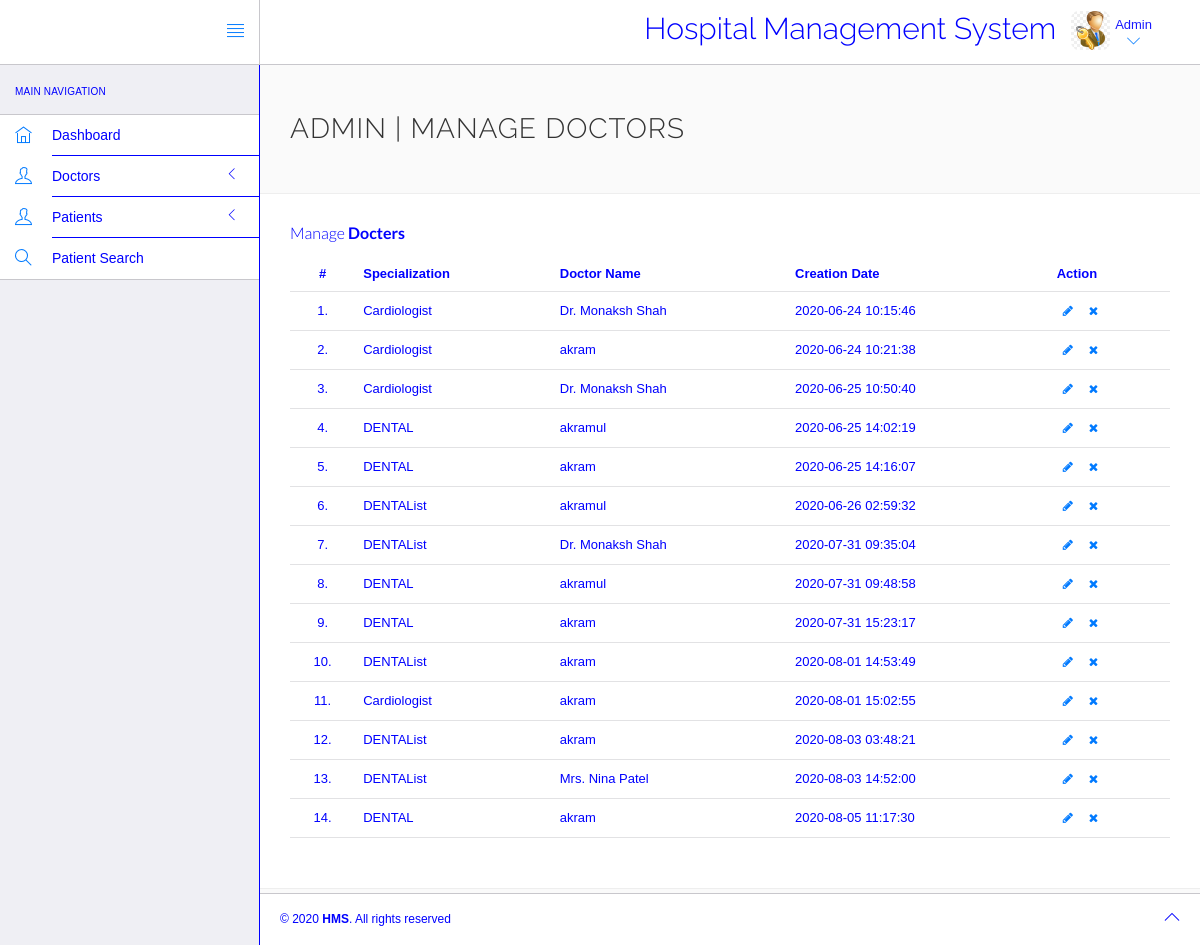
Page /login/admin/manage-doctors.php (signed in) on the earlier database version.
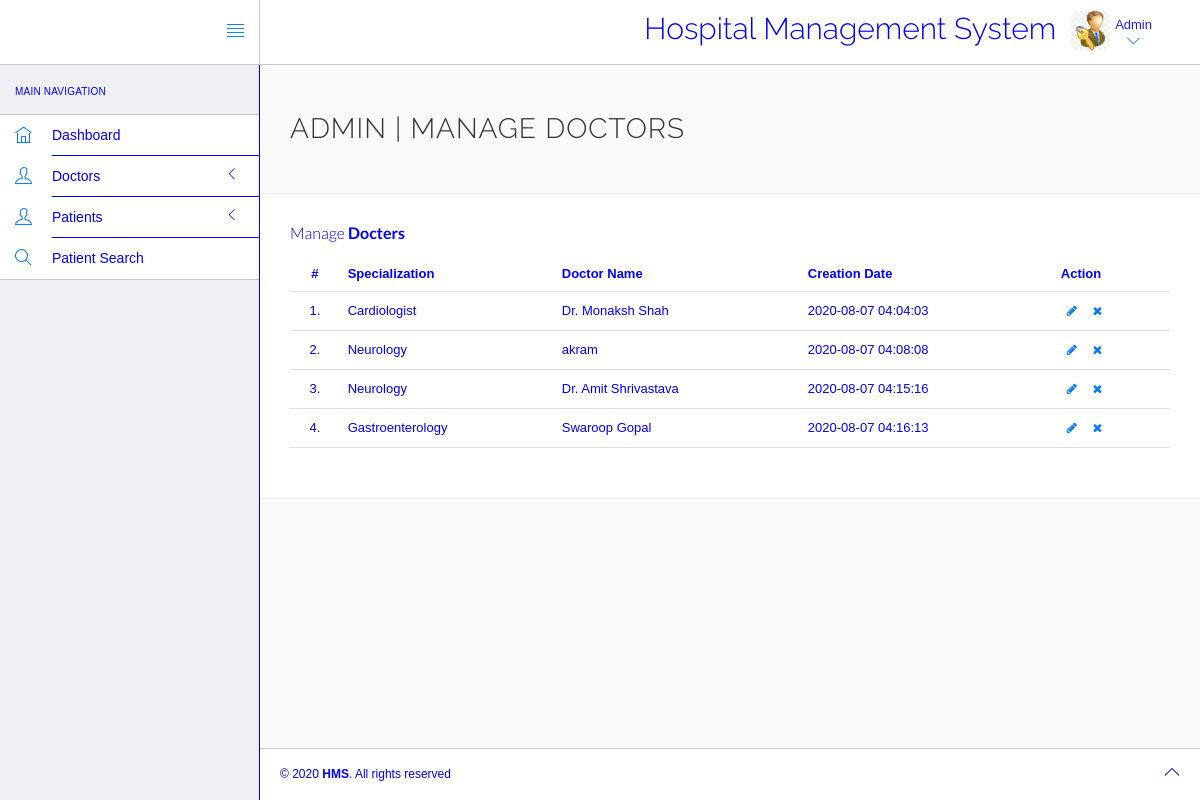
Same page on the later database version.
### tables this page shows
CREATE TABLE `doctors` (
  `id` int(10) NOT NULL,
  `specilization` varchar(20) DEFAULT NULL,
  `doctorName` varchar(20) DEFAULT NULL,
  `address` longtext DEFAULT NULL,
  `docFees` varchar(20) DEFAULT NULL,
  `contactno` bigint(11) DEFAULT NULL,
  `docEmail` varchar(25) DEFAULT NULL,
  `password` varchar(50) DEFAULT NULL,
  `creationDate` timestamp NULL DEFAULT current_timestamp(),
  `updationDate` timestamp NULL DEFAULT NULL ON UPDATE current_timestamp()
);

### login/admin/manage-doctors.php (the view, shortened to what the changed rows need)
<?php
include('include/config.php');
?>
<!DOCTYPE html>
<html lang="en">
	<head>
			<link rel="stylesheet" href="vendor/bootstrap/css/bootstrap.min.css">
		<link rel="stylesheet" href="vendor/fontawesome/css/font-awesome.min.css">
		<link rel="stylesheet" href="vendor/themify-icons/themify-icons.min.css">
		<link rel="stylesheet" href="assets/css/styles.css">
		<link rel="stylesheet" href="assets/css/plugins.css">
		<link rel="stylesheet" href="assets/css/themes/theme-1.css" id="skin_color" />
	</head>
	<body>
		<div id="app">
			<div class="app-content">
<header class="navbar navbar-default navbar-static-top">
					<div class="navbar-collapse collapse">
						<ul class="nav navbar-right">
								<li  style="padding-top:2% ">
								<h2>Hospital Management System</h2>
							</li>
						</ul>
					</div>
				</header>
				<div class="main-content" >
					<div class="wrap-content container" id="container">
						<section id="page-title">
							<div class="row">
								<div class="col-sm-8">
									<h1 class="mainTitle">Admin | Manage Doctors</h1>
																	</div>
							</div>
						</section>
						<div class="container-fluid container-fullw bg-white">
									<div class="row">
								<div class="col-md-12">
									<table class="table table-hover" id="sample-table-1">
										<thead>
											<tr>
												<th class="center">#</th>
												<th>Specialization</th>
												<th class="hidden-xs">Doctor Name</th>
												<th>Creation Date </th>
												<th>Action</th>
											</tr>
										</thead>
										<tbody>
<?php
$sql=mysqli_query($con,"select * from doctors");
$cnt=1;
while($row=mysqli_fetch_array($sql))
{
?>
											<tr>
												<td class="center"><?php echo $cnt;?>.</td>
												<td class="hidden-xs"><?php echo $row['specilization'];?></td>
												<td><?php echo $row['doctorName'];?></td>
												<td><?php echo $row['creationDate'];?>
												</td>
												<td >
												<div class="visible-md visible-lg hidden-sm hidden-xs">
							<a href="edit-doctor.php?id=<?php echo $row['id'];?>" class="btn btn-transparent btn-xs" tooltip-placement="top" tooltip="Edit"><i class="fa fa-pencil"></i></a>
	<a href="manage-doctors.php?id=<?php echo $row['id']?>&del=delete" onClick="return confirm('Are you sure you want to delete?')"class="btn btn-transparent btn-xs tooltips" tooltip-placement="top" tooltip="Remove"><i class="fa fa-times fa fa-white"></i></a>
												</div>
											</td>
											</tr>
<?php
$cnt=$cnt+1;
}?>
										</tbody>
									</table>
								</div>
							</div>
								</div>
							</div>
						</div>
					</div>
			</div>
			</body>
</html>

Differences in the rows shown:
removed doctors: specilization "Cardiologist", doctorName "Dr. Monaksh Shah", creationDate "2020-06-24 10:15:46"
removed doctors: specilization "Cardiologist", doctorName "akram", creationDate "2020-06-24 10:21:38"
removed doctors: specilization "Cardiologist", doctorName "Dr. Monaksh Shah", creationDate "2020-06-25 10:50:40"
removed doctors: specilization "DENTAL", doctorName "akramul", creationDate "2020-06-25 14:02:19"
removed doctors: specilization "DENTAL", doctorName "akram", creationDate "2020-06-25 14:16:07"
removed doctors: specilization "DENTAList", doctorName "akramul", creationDate "2020-06-26 02:59:32"
removed doctors: specilization "DENTAList", doctorName "Dr. Monaksh Shah", creationDate "2020-07-31 09:35:04"
removed doctors: specilization "DENTAL", doctorName "akramul", creationDate "2020-07-31 09:48:58"
removed doctors: specilization "DENTAL", doctorName "akram", creationDate "2020-07-31 15:23:17"
removed doctors: specilization "DENTAList", doctorName "akram", creationDate "2020-08-01 14:53:49"
removed doctors: specilization "Cardiologist", doctorName "akram", creationDate "2020-08-01 15:02:55"
removed doctors: specilization "DENTAList", doctorName "akram", creationDate "2020-08-03 03:48:21"
removed doctors: specilization "DENTAList", doctorName "Mrs. Nina Patel", creationDate "2020-08-03 14:52:00"
removed doctors: specilization "DENTAL", doctorName "akram", creationDate "2020-08-05 11:17:30"
added doctors: specilization "Cardiologist", doctorName "Dr. Monaksh Shah", creationDate "2020-08-07 04:04:03"
added doctors: specilization "Neurology", doctorName "akram", creationDate "2020-08-07 04:08:08"
added doctors: specilization "Neurology", doctorName "Dr. Amit Shrivastava", creationDate "2020-08-07 04:15:16"
added doctors: specilization "Gastroenterology", doctorName "Swaroop Gopal", creationDate "2020-08-07 04:16:13"
